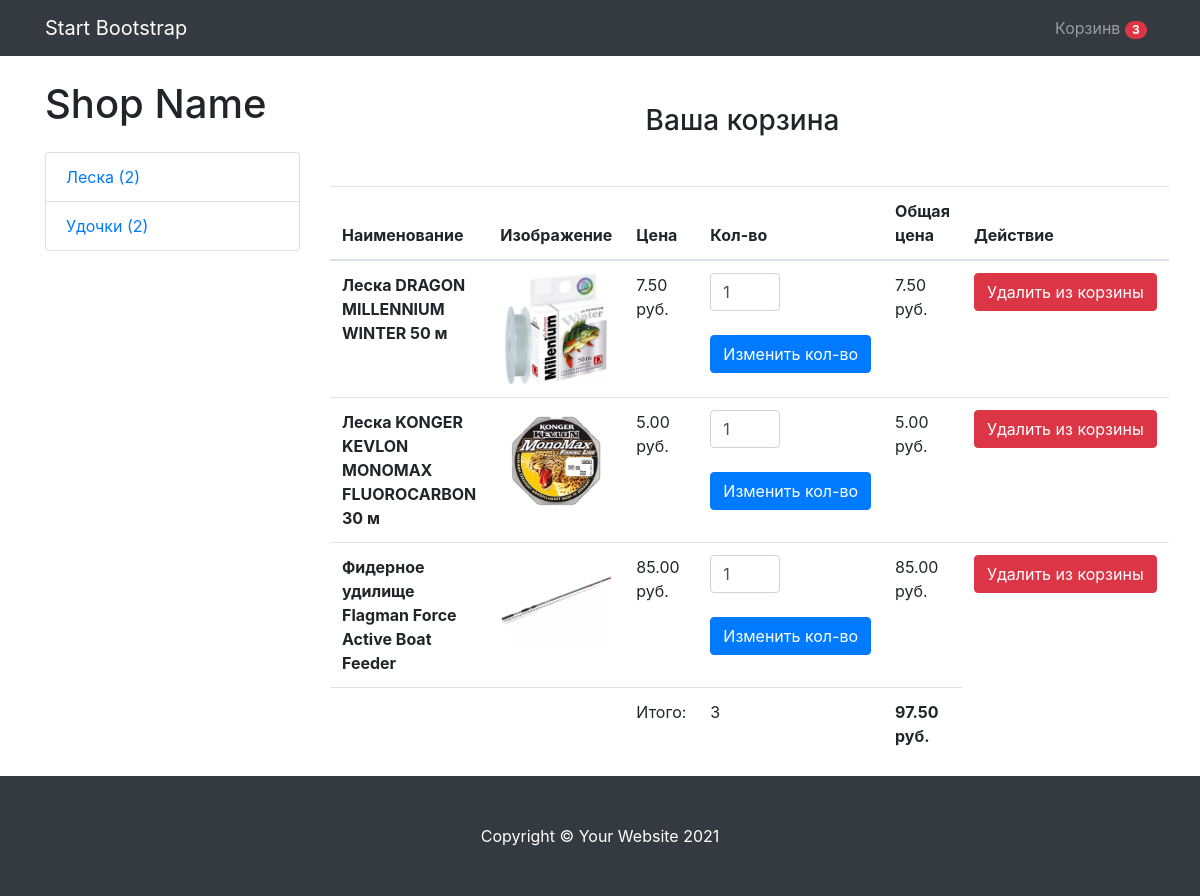
The page /cart/ (signed in) on the database as committed earlier.
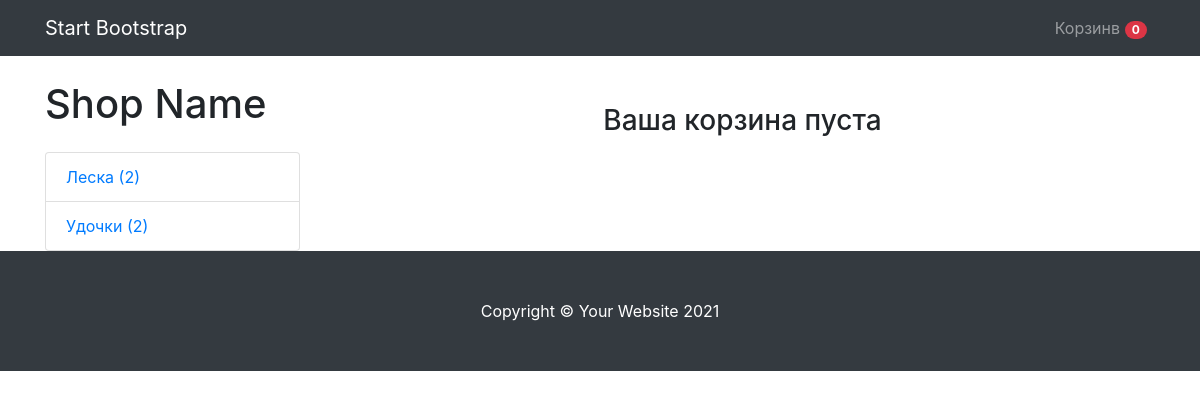
The same page on the database as committed later.
### mainapp/models.py (models this page shows, shortened)
class Cart(models.Model):
    owner = models.ForeignKey('Customer', null=True, verbose_name='Владелец', on_delete=models.CASCADE)
    products = models.ManyToManyField(CartProduct, blank=True, related_name='related_cart')
    total_products = models.PositiveIntegerField(default=0)
    final_price = models.DecimalField(max_digits=9, default=0, decimal_places=2, verbose_name='Общая стоимость')
    in_order = models.BooleanField(default=False)
    for_anonymous_user = models.BooleanField(default=False)

class Category(models.Model):
    name = models.CharField(max_length=255, verbose_name='Имя категории')
    slug = models.SlugField(unique=True)
    objects = CategoryManager()
    def get_absolute_url(self):
        return reverse('category_detail', kwargs={'slug': self.slug})

class CartProduct(models.Model):
    user = models.ForeignKey('Customer', verbose_name='Покупатель', on_delete=models.CASCADE)
    cart = models.ForeignKey('Cart', verbose_name='Корзина', on_delete=models.CASCADE, related_name='related_products')
    content_type = models.ForeignKey(ContentType, on_delete=models.CASCADE)
    object_id = models.PositiveIntegerField()
    content_object = GenericForeignKey('content_type', 'object_id')
    qty = models.PositiveIntegerField(default=1)
    final_price = models.DecimalField(max_digits=9, decimal_places=2, verbose_name='Общая стоимость')

class Product(models.Model):
    MIN_RESOLUTION = (400, 400)
    MAX_RESOLUTION = (1200, 1200)
    MAX_IMAGE_SIZE = 3145728
    class Meta:
        abstract = True
    category = models.ForeignKey(Category, verbose_name='Категоря', on_delete=models.CASCADE)
    title = models.CharField(max_length=255, verbose_name='Наименование')
    slug = models.SlugField(unique=True)
    image = models.ImageField(verbose_name='Изображение')
    description = models.TextField(verbose_name='Описание', null=True)
    price = models.DecimalField(max_digits=9, decimal_places=2, verbose_name='Цена')
    def get_model_name(self):
        return self.__class__.__name__.lower()

class FishLine(Product):
    type = models.CharField(max_length=255, verbose_name='Тип лески')
    diameter = models.CharField(max_length=255, verbose_name='Диаметр лески')
    breaking_load = models.CharField(max_length=255, verbose_name='Разрывная нагрузка')
    length = models.CharField(max_length=255, verbose_name='Длина лески')
    color = models.CharField(max_length=255, verbose_name='Цвет лески')

class FishRod(Product):
    type = models.CharField(max_length=255, verbose_name='Тип удилища')
    length = models.CharField(max_length=255, verbose_name='Длина удилища')
    weight = models.CharField(max_length=255, verbose_name='Вес удилища')
    transport_length = models.CharField(max_length=255, verbose_name='Транспортировочная длина')
    number_of_sections = models.CharField(max_length=255, verbose_name='Количество секций')
    maximum_test = models.CharField(max_length=255, verbose_name='Максимальный тест')

### mainapp/views.py (the view)
# urls.py: path('cart/', CartView.as_view(), name='cart'),
class CartView(CartMixin, View):
    def get(self, request, *args, **kwargs):
        categories = Category.objects.get_categories_for_left_sidebar()
        context = {
            'cart': self.cart,
            'categories': categories
        }
        return render(request, 'cart.html', context)

### mainapp/mixins.py (called while the page is built)
    def dispatch(self, request, *args, **kwargs):
        if request.user.is_authenticated:
            customer = Customer.objects.filter(user=request.user).first()
            if not customer:
                customer = Customer.objects.create(
                    user=request.user
                )
            cart = Cart.objects.filter(owner=customer, in_order=False).first()
            if not cart:
                cart = Cart.objects.create(owner=customer)
        else:
            cart = Cart.objects.filter(for_anonymous_user=True).first()
            if not cart:
                cart = Cart.objects.create(for_anonymous_user=True)
        self.cart = cart
        return super().dispatch(request, *args, **kwargs)

### mainapp/models.py (called while the page is built)
def get_models_for_count(*model_names):
    return [models.Count(model_name) for model_name in model_names]

    def get_queryset(self):
        return super().get_queryset()

### mainapp/templates/cart.html (shortened to what this page needs)
{% extends 'base.html' %}
{% block content %}
<h3 class="text-center mt-5 mb-5">Ваша корзина {% if not cart.products.count %}пуста{% endif %}</h3>
{% if cart.products.count %}
<table class="table">
  <thead>
    <tr>
      <th scope="col">Наименование</th>
      <th scope="col">Изображение</th>
      <th scope="col">Цена</th>
      <th scope="col">Кол-во</th>
        <th scope="col">Общая цена</th>
      <th scope="col">Действие</thscope>
    </tr>
  </thead>
  <tbody>
    {% for item in cart.products.all %}
        <tr>
          <th scope="row">{{ item.content_object.title }}</th>
          <td class="w-25"><img src="{{ item.content_object.image.url }}" class="img-fluid"</td>
          <td>{{ item.content_object.price }} руб.</td>
          <td>
            <form action="{% url 'change_qty' ct_model=item.content_object.get_model_name slug=item.content_object.slug %}" method="POST">
              <input type="number" class="form-control" name="qty" style="width: 70px;" min="1" value="{{ item.qty }}">
              <br>
              <input type="submit" class="btn btn-primary" value="Изменить кол-во">
            </form>
          </td>
            <td>{{ item.final_price }} руб.</td>
          <td>
            <a href="{% url 'delete_from_cart' ct_model=item.content_object.get_model_name slug=item.content_object.slug %}"><button class="btn btn-danger">Удалить из корзины</button> </a>
          </td>
        </tr>
     {% endfor %}
        <tr>
          <td colspan="2"></td>
          <td>Итого:</td>
          <td>{{ cart.total_products }}</td>
          <td><strong>{{ cart.final_price }} руб.</strong></td>
        </tr>
  </tbody>
</table>
{% endif %}
{% endblock content %}

### mainapp/templates/base.html (shortened to what this page needs)
<!DOCTYPE html>
<html lang="en">
    <head>
        <link rel="stylesheet" href="https://maxcdn.bootstrapcdn.com/bootstrap/4.0.0/css/bootstrap.min.css">
    </head>
    <body>
        <nav class="navbar navbar-expand-lg navbar-dark bg-dark">
            <div class="container">
                <a class="navbar-brand" href="#!">Start Bootstrap</a>
                <div class="collapse navbar-collapse" id="navbarResponsive">
                    <ul class="navbar-nav ml-auto">
                        <li class="nav-item"><a class="nav-link" href="{% url 'cart' %}">Корзинв <span class="badge badge-pill badge-danger">{{ cart.products.count }}</span> </a></li>
                    </ul>
                </div>
            </div>
        </nav>
        <div class="container">
            <div class="row">
                <div class="col-lg-3">
                    <h1 class="my-4">Shop Name</h1>
                    <div class="list-group">
                        {% for category in categories %}
                        <a class="list-group-item" href="{{ category.url }}">{{ category.name }} ({{ category.count }})</a>
                        {% endfor %}
                    </div>
                </div>
                <div class="col-lg-9">
                    {% block content %}{% endblock content %}
                    </div>
                </div>
            </div>
        <footer class="py-5 bg-dark">
            <div class="container"><p class="m-0 text-center text-white">Copyright &copy; Your Website 2021</p></div>
        </footer>
    </body>
</html>

Rows that differ between the two databases and show on the page:
removed CartProduct: content_object "Леска DRAGON MILLENNIUM WINTER 50 м", content_object.image (picture), content_object.price "7.50", qty "1", final_price "7.50"
removed CartProduct: content_object "Леска KONGER KEVLON MONOMAX FLUOROCARBON 30 м", content_object.image (picture), content_object.price "5.00", qty "1", final_price "5.00"
removed CartProduct: content_object "Фидерное удилище Flagman Force Active Boat Feeder", content_object.image (picture), content_object.price "85.00", qty "1", final_price "85.00"
changed Cart: products.count "3" → "0"; total_products "3" → (not shown); final_price "97.50" → (not shown)
Other text that changed with them:
text no longer shown: "Наименование Изображение Цена Кол-во Общая цена Действие Итого: руб."
text now shown: "пуста"
